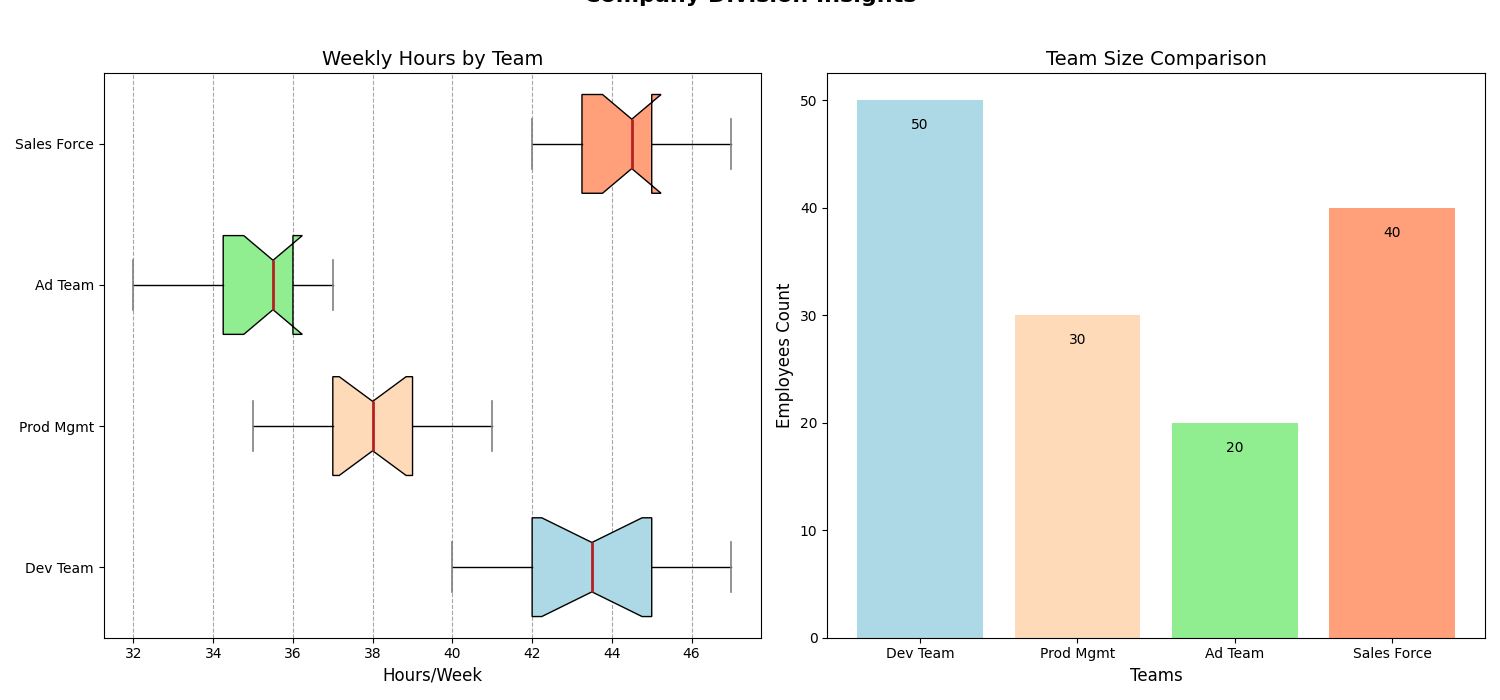

Source code (Python):
import matplotlib.pyplot as plt
import numpy as np

# Define the departments with altered names
departments = ['Dev Team', 'Prod Mgmt', 'Ad Team', 'Sales Force']

# Create artificial data for working hours
software_dev_hours = [40, 42, 43, 45, 45, 44, 46, 47, 42, 43, 41, 40, 45, 46]
product_mgmt_hours = [38, 39, 41, 35, 36, 37, 39, 40, 41, 38, 37, 36, 38, 39]
marketing_hours = [35, 36, 37, 32, 34, 35, 36, 37, 33, 34, 35, 36, 37, 36]
sales_hours = [43, 45, 44, 42, 43, 44, 45, 46, 47, 46, 45, 44, 43, 45]

# Combine the data
working_hours_data = [software_dev_hours, product_mgmt_hours, marketing_hours, sales_hours]

# Create a figure with altered title and two subplots
fig, (ax1, ax2) = plt.subplots(ncols=2, figsize=(15, 7))
fig.suptitle('Company Division Insights', fontsize=16, fontweight='bold', y=1.02)

# Plot horizontal box plots
box1 = ax1.boxplot(working_hours_data, vert=False, patch_artist=True, labels=departments, notch=True, widths=0.7)
colors = ['lightblue', 'peachpuff', 'lightgreen', 'lightsalmon']
for patch, color in zip(box1['boxes'], colors):
    patch.set_facecolor(color)
for cap in box1['caps']:
    cap.set(color='grey', linewidth=1.2)
for median in box1['medians']:
    median.set(color='firebrick', linewidth=2)

ax1.set_title('Weekly Hours by Team', fontsize=14)
ax1.set_xlabel('Hours/Week', fontsize=12)
ax1.xaxis.grid(True, color='grey', linestyle='--', alpha=0.7)

# Create artificial data for number of employees
num_employees = [50, 30, 20, 40]

# Plot bar chart
bars = ax2.bar(departments, num_employees, color=colors)
ax2.set_title('Team Size Comparison', fontsize=14)
ax2.set_xlabel('Teams', fontsize=12)
ax2.set_ylabel('Employees Count', fontsize=12)

# Add value labels on the bars
for bar in bars:
    height = bar.get_height()
    ax2.text(bar.get_x() + bar.get_width() / 2.0, height - 3, '%d' % int(height), ha='center', va='bottom', color='black', fontsize=10)

# Optimize layout
plt.tight_layout()

# Display the plot
plt.show()
